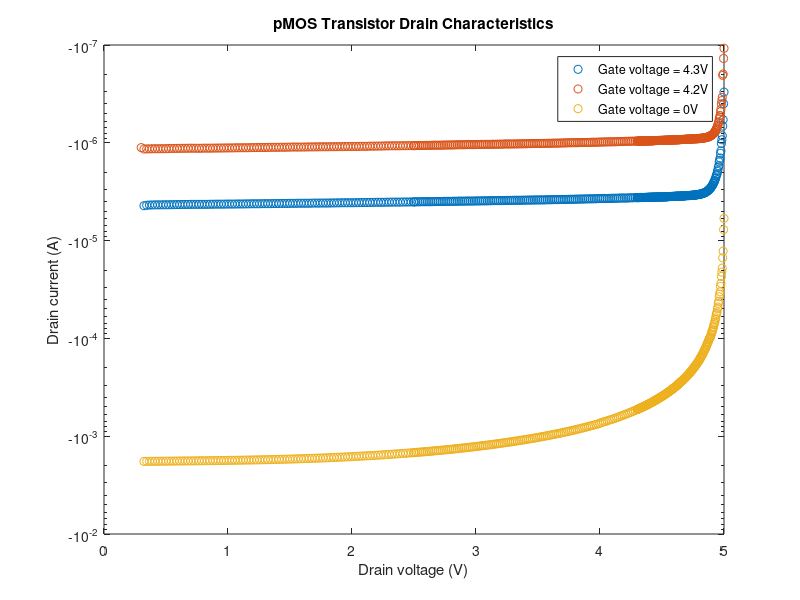
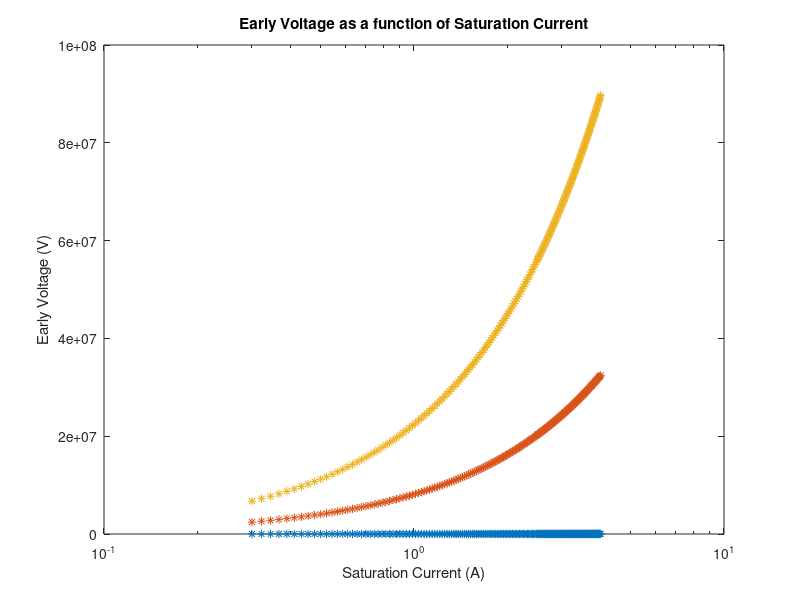

Write the MATLAB code that produced these figures, in order.
%% Set Up
load('Lab5_all_data.mat');

Id_pMOS_0 = Exp3_Id_peeMOS_0;
Id_pMOS_4_2 = Exp3_Id_peeMOS_4_2;
Id_pMOS_4_3 = Exp3_Id_peeMOS_4_3;

Vd_pMOS_0 = Exp3_Vd_peeMOS_0;
Vd_pMOS_4_2 = Exp3_Vd_peeMOS_4_2;
Vd_pMOS_4_3 = Exp3_Vd_peeMOS_4_3;

%% Semilog plots of drain characteristics

figure
semilogy(Vd_pMOS_4_3(2:420), Id_pMOS_4_2(2:420), 'o');
hold on
semilogy(Vd_pMOS_4_2, Id_pMOS_4_3, 'o');
hold on
semilogy(Vd_pMOS_0(2:420), Id_pMOS_0(2:420), 'o');
hold on
title('pMOS Transistor Drain Characteristics');
legend('Gate voltage = 4.3V', 'Gate voltage = 4.2V', 'Gate voltage = 0V');
xlabel('Drain voltage (V)');
ylabel('Drain current (A)');

%% Extract Early Voltage
% find ro, and then use formula in packet to calculate early voltage VA
% from ro

% plot early voltage as a function of saturation current for each n and p


pfit1 = polyfit(Vd_pMOS_0(1:200), Id_pMOS_0(1:200), 1);
pfit2 = polyfit(Vd_pMOS_4_2(1:200), Id_pMOS_4_2(1:200), 1);
pfit3 = polyfit(Vd_pMOS_4_3(1:200), Id_pMOS_4_3(1:200), 1);

pro1 = 1/pfit1(1);
pro2 = 1/pfit2(1);
pro3 = 1/pfit3(1);

for j = 1:200
    pVA1(j) = pro1 * Vd_pMOS_0(j);
    pVA2(j) = pro2 * Vd_pMOS_4_2(j);
    pVA3(j) = pro3 * Vd_pMOS_4_3(j);
end

figure
semilogx(Vd_pMOS_0(1:200), pVA1, '*');
hold on
semilogx(Vd_pMOS_4_2(1:200), pVA2, '*');
hold on
semilogx(Vd_pMOS_4_3(1:200), pVA3, '*');
title('Early Voltage as a function of Saturation Current');
xlabel('Saturation Current (A)');
ylabel('Early Voltage (V)');

%% Extract Saturation Current

%% Extract Intrinsic Gain (gs ro)

%% Loglog Plot Intrinsic Gain (gs ro) as a function of Saturation Current
